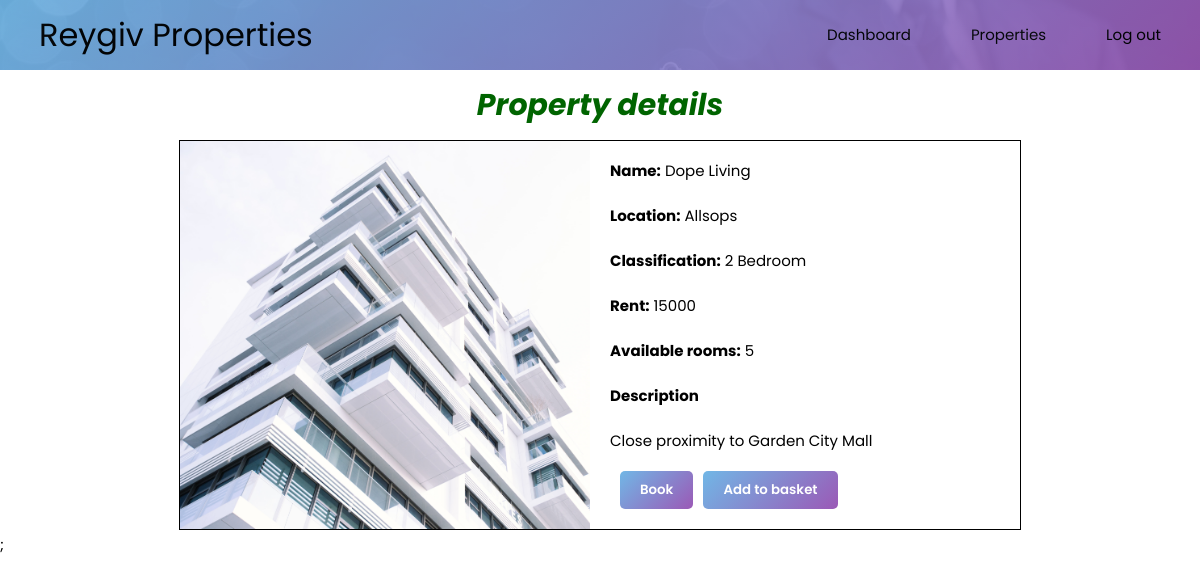
Screenshot of /book.php?property_id=3 (signed in) with the database file from the repository.
### tables this page shows
CREATE TABLE properties(
	property_id INT NOT NULL AUTO_INCREMENT,
    property_name VARCHAR(100) NOT NULL,
    classification VARCHAR(100) NOT NULL,
    property_description LONGTEXT NOT NULL,
    property_location VARCHAR(255) NOT NULL,
    image_url VARCHAR(255) NOT NULL,
    rent INT NOT NULL,
    available_rooms INT UNSIGNED NOT NULL,
    PRIMARY KEY(property_id)
);

### book.php (the view, shortened to what this page needs)
<?php
require_once "connect.php";
$query = <<<query
    SELECT * FROM properties
    WHERE property_id={$_GET['property_id']}
    query;
$result = mysqli_query($mysqli, $query);
$row = mysqli_fetch_assoc($result);
?>
<!DOCTYPE html>
<html lang="en">
<head>
    <link rel="stylesheet" href="./assets/CSS/book.css">
    <link rel="stylesheet" href="./assets/CSS/index.css">
</head>
<body>
    <?php if (isset($row)) {?>
    <div class="top-content">
        <header>
            <nav class="navbar">
                <a href="#" class="nav-branding">Reygiv Properties</a>
                <ul class="nav-menu">
                    <li class="nav-item">
                        <a href="dashboard.php" class="nav-link">Dashboard</a>
                    </li>
                    <li class="nav-item">
                        <a href="properties.php" class="nav-link">Properties</a>
                    </li>
                    <li class="nav-item">
                        <a href="logout.php" class="nav-link">Log out</a>
                    </li>
                </ul>
            </nav>
        </header>
    </div>
    <h1>Property details</h1>
    <div class="property-container">
        <div class="property-picture" style="background-image: url(<?php echo $row["image_url"] ?>.jpg)">
        </div>
        <div class="details">
            <p> <b>Name:</b>
                <?php echo $row["property_name"] ?>
            </p>
            <p> <b>Location:</b>
                <?php echo $row["property_location"] ?>
            </p>
            <p> <b>Classification:</b>
                <?php echo $row["classification"] ?>
            </p>
            <p> <b>Rent:</b>
                <?php echo $row["rent"] ?>
            </p>
            <p> <b>Available rooms:</b>
                <?php echo $row["available_rooms"] ?>
            </p>
            <div>
                <p> <b>Description</b></p>
                <p>
                    <?php echo $row["property_description"] ?>
                </p>
            </div>
            <div class="buttons">
                <?php
                if ($row["available_rooms"] > 0) {
                    echo <<<html
                    <form method="POST" action="action_book.php">
                        <input type="hidden" name="property_id" value="{$row["property_id"]}">
                        <button id="book_btn">Book</button>
                    </form>
                html;
                } else {
                    echo "<div class='full'>No more openings are currently available.</div>";
                }
                ?>
                <form method="POST" action="action_basket.php">
                    <button id="basket_btn">Add to basket</button>
                </form>
            </div>
        </div>
    </div>
    <?php }?>;
</body>
</html>

### assets/CSS/book.css (style rules this page uses)
h1 { text-align: center; color: darkgreen; font-style: italic; }
.property-container { display: grid; grid-template-columns: repeat(2, minmax(400px, 1fr)); gap: 20px; width: 70%; margin-inline: auto; border: 0.5px solid black; --border-radius: 10px; }
.property-picture { background-size: cover; background-repeat: no-repeat; }
.buttons { display: flex; justify-content: left; width: 100%; margin-bottom: 20px; margin-left: 0; }
button { margin-left: 0; }

### assets/CSS/index.css (style rules this page uses)
:root { --light-blue: #71b7e6; --dark-pink: #9b59b6; --main-linear-gradient: linear-gradient( 135deg, var(--light-blue), var(--dark-pink) ); --font-family: Poppins, Inter, sans-serif; }
body { font-family: var(--font-family); font-size: 15px; line-height: 2em; padding: 0; margin: 0; }
.top-content { background-image: url("../images/background_home_2.jpg"); background-size: cover; }
ul { margin: 0; padding: 0; }
header { background: var(--main-linear-gradient); opacity: 0.9; color: #ffffff; padding: 15px; }
li { list-style: none; }
nav a { color: black; text-decoration: none; }
.navbar { min-height: 40px; display: flex; justify-content: space-between; align-items: center; padding: 0 24px; }
.nav-menu { display: flex; justify-content: space-between; align-items: center; gap: 60px; }
.nav-branding { font-size: 2rem; }
.nav-link { transition: 0.7s ease; }
button { height: 38px; background: var(--main-linear-gradient); border: none; padding-left: 20px; padding-right: 20px; color: #ffffff; font-family: var(--font-family); margin-left: 10px; border-radius: 5px; font-weight: 600; }

### rows the page displays
properties: image_url (picture), property_name "Dope Living", property_location "Allsops", classification "2 Bedroom", rent "15000", available_rooms "5", property_description "Close proximity to Garden City Mall"
